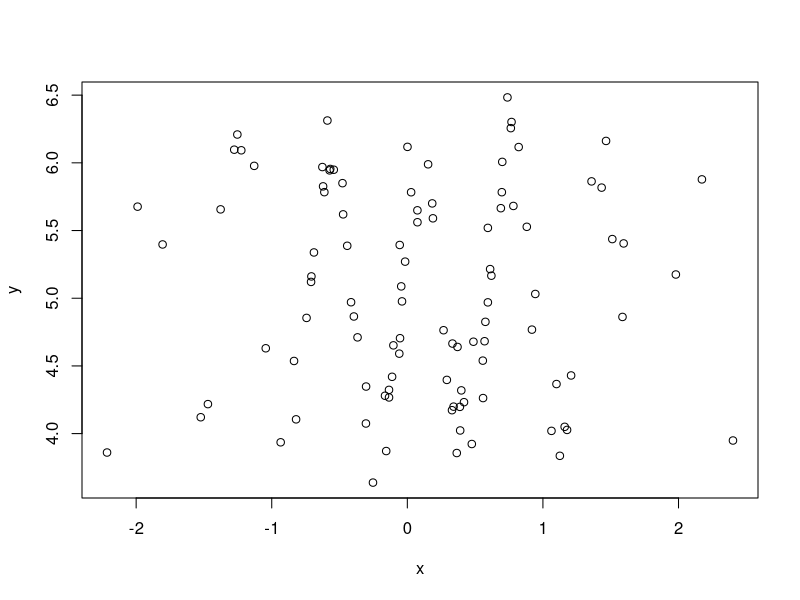

This chart was generated by the following R code:
## ---- chunk 1
knitr::opts_chunk$set(echo = TRUE)
## ---- chunk 2
rm(list=ls())
set.seed(1)
x <- rnorm(100,0,1)
x <- sort(x)

#mu = 5 + sin(3 * pi * (x-0.6))
#y <-  rnorm(100, mean = mu, sd = 0.5^2)

y <- 5 + sin(3 * pi * (x-0.6)) + rnorm(100, sd = 0.5^2)

plot(y~x)

## ---- chunk 3
pulsar_data = read.csv2("Pulsar.csv", header = TRUE, sep=",")
head(pulsar_data)
## ---- chunk 4

